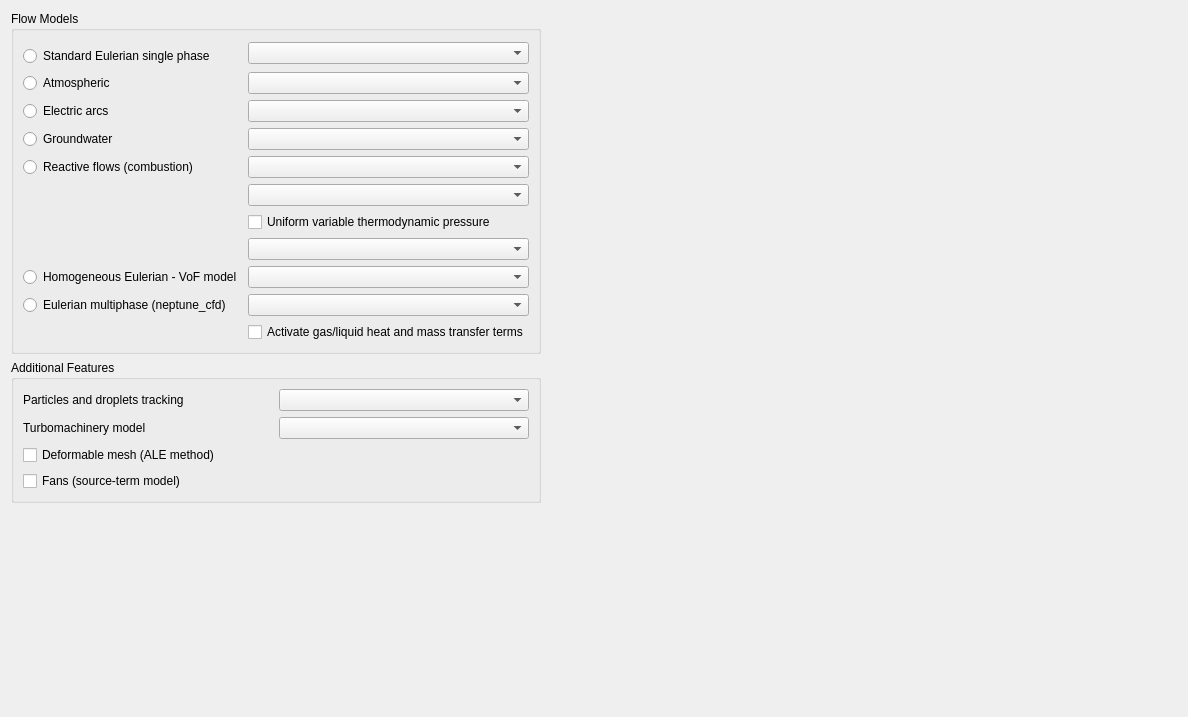
<?xml version="1.0" encoding="UTF-8"?>
<ui version="4.0">
 <class>AnalysisFeaturesForm</class>
 <widget class="QWidget" name="AnalysisFeaturesForm">
  <property name="geometry">
   <rect>
    <x>0</x>
    <y>0</y>
    <width>1188</width>
    <height>717</height>
   </rect>
  </property>
  <property name="windowTitle">
   <string>Form</string>
  </property>
  <layout class="QGridLayout" name="gridLayout_3">
   <item row="4" column="0">
    <spacer name="verticalSpacer">
     <property name="orientation">
      <enum>Qt::Vertical</enum>
     </property>
     <property name="sizeHint" stdset="0">
      <size>
       <width>20</width>
       <height>40</height>
      </size>
     </property>
    </spacer>
   </item>
   <item row="0" column="1">
    <spacer name="horizontalSpacer">
     <property name="orientation">
      <enum>Qt::Horizontal</enum>
     </property>
     <property name="sizeHint" stdset="0">
      <size>
       <width>40</width>
       <height>20</height>
      </size>
     </property>
    </spacer>
   </item>
   <item row="3" column="0">
    <widget class="QGroupBox" name="groupBox">
     <property name="title">
      <string>Additional Features</string>
     </property>
     <layout class="QGridLayout" name="gridLayout">
      <item row="2" column="0">
       <widget class="QLabel" name="labelLagrangian">
        <property name="text">
         <string>Particles and droplets tracking</string>
        </property>
       </widget>
      </item>
      <item row="5" column="0">
       <widget class="QCheckBox" name="checkBoxFans">
        <property name="text">
         <string>Fans (source-term model)</string>
        </property>
       </widget>
      </item>
      <item row="2" column="1">
       <widget class="QComboBox" name="comboBoxLagrangian"/>
      </item>
      <item row="3" column="1">
       <widget class="QComboBox" name="comboBoxTurboMachinery">
        <property name="toolTip">
         <string>&lt;html&gt;&lt;head/&gt;&lt;body&gt;&lt;p&gt;&lt;span style=&quot; font-size:9pt;&quot;&gt;Select the turbomachinery model between a full transient simulation or a frozen rotor model.&lt;/span&gt;&lt;/p&gt;&lt;p&gt;&lt;span style=&quot; font-size:9pt;&quot;&gt;(code_saturne key word: &lt;/span&gt;&lt;span style=&quot; font-size:9pt; font-weight:600;&quot;&gt;ITURBO&lt;/span&gt;&lt;span style=&quot; font-size:9pt;&quot;&gt;)&lt;/span&gt;&lt;/p&gt;&lt;/body&gt;&lt;/html&gt;</string>
        </property>
        <property name="sizeAdjustPolicy">
         <enum>QComboBox::AdjustToContents</enum>
        </property>
       </widget>
      </item>
      <item row="3" column="0">
       <widget class="QLabel" name="labelTurboMachinery">
        <property name="toolTip">
         <string>&lt;html&gt;&lt;head/&gt;&lt;body&gt;&lt;p&gt;&lt;span style=&quot; font-size:9pt;&quot;&gt;Select the turbomachinery model between a full transient simulation or a frozen rotor model.&lt;/span&gt;&lt;/p&gt;&lt;p&gt;&lt;span style=&quot; font-size:9pt;&quot;&gt;(code_saturne key word: &lt;/span&gt;&lt;span style=&quot; font-size:9pt; font-weight:600;&quot;&gt;ITURBO&lt;/span&gt;&lt;span style=&quot; font-size:9pt;&quot;&gt;)&lt;/span&gt;&lt;/p&gt;&lt;/body&gt;&lt;/html&gt;</string>
        </property>
        <property name="text">
         <string>Turbomachinery model</string>
        </property>
       </widget>
      </item>
      <item row="4" column="0">
       <widget class="QCheckBox" name="checkBoxALE">
        <property name="text">
         <string>Deformable mesh (ALE method)</string>
        </property>
       </widget>
      </item>
     </layout>
    </widget>
   </item>
   <item row="0" column="0" rowspan="2">
    <widget class="QGroupBox" name="groupBoxSteadyFlow">
     <property name="toolTip">
      <string>&lt;html&gt;&lt;head/&gt;&lt;body&gt;&lt;p&gt;Select standard or predefined flow model.&lt;/p&gt;&lt;/body&gt;&lt;/html&gt;</string>
     </property>
     <property name="statusTip">
      <string>Select the flow treatment</string>
     </property>
     <property name="title">
      <string>Flow Models</string>
     </property>
     <layout class="QGridLayout" name="gridLayout_2">
      <item row="10" column="1">
       <widget class="QComboBox" name="comboBoxHgn"/>
      </item>
      <item row="4" column="0">
       <widget class="QRadioButton" name="radioButtonJouleEffect">
        <property name="toolTip">
         <string>&lt;html&gt;&lt;head/&gt;&lt;body&gt;&lt;p&gt;Electric arcs and Joule heating.&lt;/p&gt;&lt;/body&gt;&lt;/html&gt;</string>
        </property>
        <property name="text">
         <string>Electric arcs</string>
        </property>
       </widget>
      </item>
      <item row="8" column="1">
       <widget class="QCheckBox" name="checkBoxPther">
        <property name="toolTip">
         <string>&lt;html&gt;&lt;head/&gt;&lt;body&gt;&lt;p&gt;&lt;span style=&quot;
                                     font-size:9pt;&quot;&gt;Take into account the thermodynamic pressure.&lt;/span&gt;&lt;/p&gt;&lt;p&gt;&lt;span
                                     style=&quot; font-size:9pt;&quot;&gt;(code_saturne key word: &lt;/span&gt;&lt;span
                                     style=&quot; font-size:9pt; font-weight:600;&quot;&gt;ipthrm&lt;/span&gt;&lt;span
                                     style=&quot; font-size:9pt;&quot;&gt; and code_saturne variable: &lt;/span&gt;&lt;span
                                     style=&quot; font-size:9pt; font-weight:600;&quot;&gt;Pther&lt;/span&gt;&lt;span
                                     style=&quot; font-size:9pt;&quot;&gt;)&lt;/span&gt;&lt;/p&gt;&lt;/body&gt;&lt;/html&gt;
                                 </string>
        </property>
        <property name="text">
         <string>Uniform variable thermodynamic pressure</string>
        </property>
       </widget>
      </item>
      <item row="7" column="1">
       <widget class="QComboBox" name="comboBoxGasCombustion"/>
      </item>
      <item row="10" column="0">
       <widget class="QRadioButton" name="radioButtonHgn">
        <property name="text">
         <string>Homogeneous Eulerian - VoF model</string>
        </property>
       </widget>
      </item>
      <item row="11" column="1">
       <widget class="QComboBox" name="comboBoxNeptuneCFD"/>
      </item>
      <item row="3" column="0">
       <widget class="QRadioButton" name="radioButtonAtmospheric">
        <property name="toolTip">
         <string>&lt;html&gt;&lt;head/&gt;&lt;body&gt;&lt;p&gt;Models for atmospheric flows.&lt;/p&gt;&lt;/body&gt;&lt;/html&gt;</string>
        </property>
        <property name="text">
         <string>Atmospheric</string>
        </property>
       </widget>
      </item>
      <item row="5" column="0">
       <widget class="QRadioButton" name="radioButtonGroundwater">
        <property name="toolTip">
         <string>&lt;html&gt;&lt;head/&gt;&lt;body&gt;&lt;p&gt;Groundwater flow
                                     (Richards-equation) model.&lt;/p&gt;&lt;/body&gt;&lt;/html&gt;
                                 </string>
        </property>
        <property name="text">
         <string>Groundwater</string>
        </property>
       </widget>
      </item>
      <item row="5" column="1">
       <widget class="QComboBox" name="comboBoxGroundwater"/>
      </item>
      <item row="9" column="1">
       <widget class="QComboBox" name="comboBoxCoalCombustion"/>
      </item>
      <item row="6" column="0">
       <widget class="QRadioButton" name="radioButtonReactiveFlows">
        <property name="toolTip">
         <string>&lt;html&gt;&lt;head/&gt;&lt;body&gt;&lt;p&gt;Gas, coal, biomass, and fuel
                                     combustion.&lt;/p&gt;&lt;/body&gt;&lt;/html&gt;
                                 </string>
        </property>
        <property name="text">
         <string>Reactive flows (combustion)</string>
        </property>
       </widget>
      </item>
      <item row="3" column="1">
       <widget class="QComboBox" name="comboBoxAtmospheric"/>
      </item>
      <item row="4" column="1">
       <widget class="QComboBox" name="comboBoxJouleEffect"/>
      </item>
      <item row="11" column="0">
       <widget class="QRadioButton" name="radioButtonNeptuneCFD">
        <property name="toolTip">
         <string>&lt;html&gt;&lt;head/&gt;&lt;body&gt;&lt;p&gt;Activate NEPTUNE_CFD module.&lt;/p&gt;&lt;/body&gt;&lt;/html&gt;</string>
        </property>
        <property name="text">
         <string>Eulerian multiphase (neptune_cfd)</string>
        </property>
       </widget>
      </item>
      <item row="1" column="1" rowspan="2">
       <widget class="QComboBox" name="comboBoxSinglePhase"/>
      </item>
      <item row="6" column="1">
       <widget class="QComboBox" name="comboBoxReactiveFlows"/>
      </item>
      <item row="2" column="0">
       <widget class="QRadioButton" name="radioButtonSinglePhase">
        <property name="toolTip">
         <string>&lt;html&gt;&lt;head/&gt;&lt;body&gt;&lt;p&gt;&lt;span style=&quot;
                                     font-size:9pt;&quot;&gt;Base single-phase models.&lt;/span&gt;&lt;/p&gt;&lt;/body&gt;&lt;/html&gt;
                                 </string>
        </property>
        <property name="text">
         <string>Standard Eulerian single phase</string>
        </property>
       </widget>
      </item>
      <item row="12" column="1">
       <widget class="QCheckBox" name="checkBoxNeptuneHeatMass">
        <property name="toolTip">
         <string>&lt;html&gt;&lt;head/&gt;&lt;body&gt;&lt;p&gt;&lt;span style=&quot; font-size:9pt;&quot;&gt;Take into account heat and mass tranfer between phases.&lt;/span&gt;&lt;/p&gt;&lt;/body&gt;&lt;/html&gt;</string>
        </property>
        <property name="text">
         <string>Activate gas/liquid heat and mass transfer terms</string>
        </property>
       </widget>
      </item>
     </layout>
    </widget>
   </item>
  </layout>
 </widget>
 <resources/>
 <connections/>
</ui>
